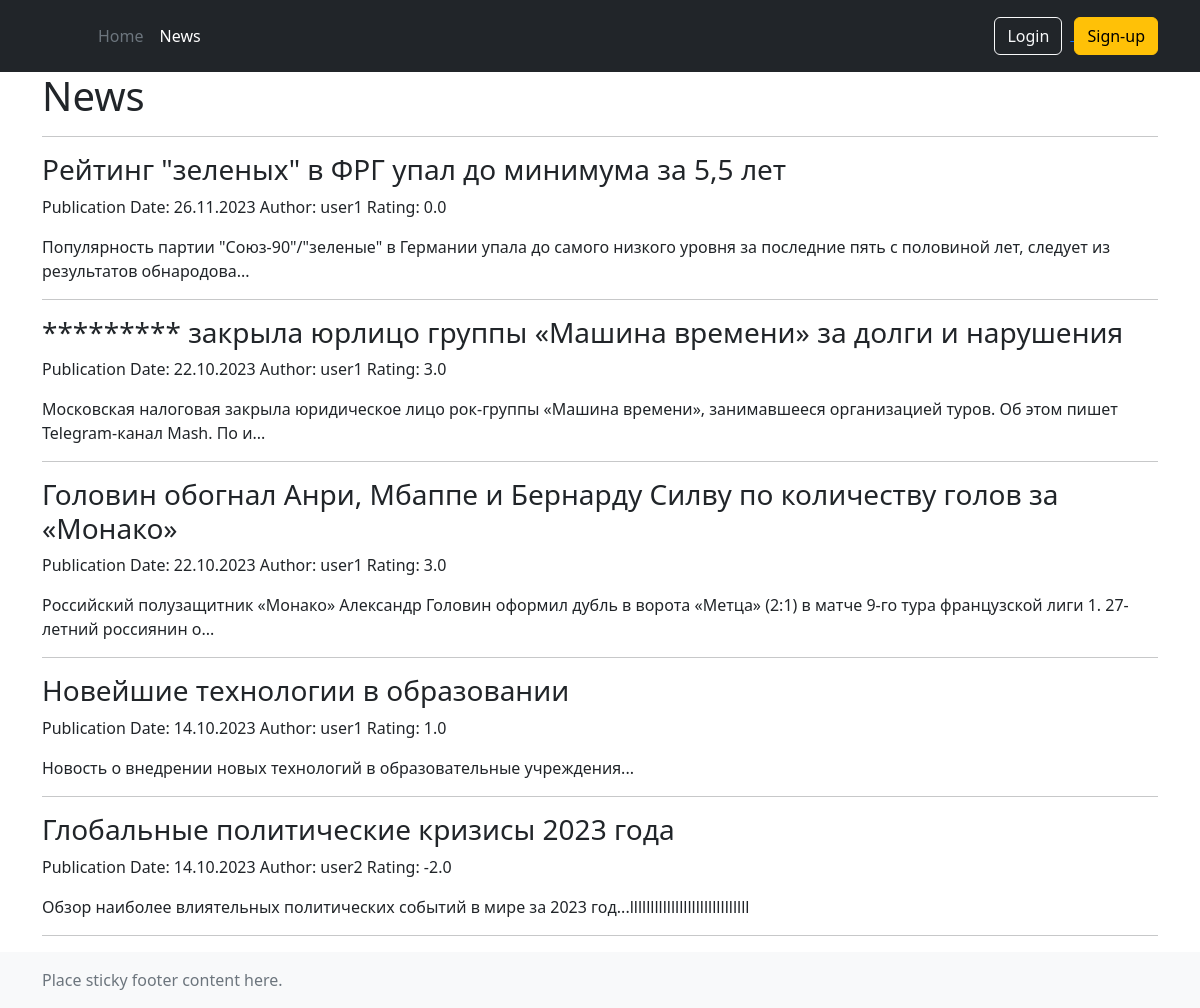
Page /news/ on the committed database.
### news/models.py (models this page shows, shortened)
class Post(models.Model):
    article = 'A'
    news = 'N'
    TYPES = [
        (article, 'Статья'),
        (news, 'Новость'),
    ]
    author = models.ForeignKey(Author, on_delete=models.CASCADE)
    news_type = models.CharField(max_length=1, choices=TYPES, default=article)
    created_at = models.DateTimeField(auto_now_add=True)
    categories = models.ManyToManyField(Category, through='PostCategory')
    title = models.CharField(max_length=255)
    content = models.TextField()
    rating = models.FloatField(default=0.0)
    views = models.IntegerField(default=0)
    likes = models.ManyToManyField(User, related_name='liked_posts')
    dislikes = models.ManyToManyField(User, related_name='disliked_posts')

class Author(models.Model):
    user = models.OneToOneField(User, on_delete=models.CASCADE)
    rating = models.FloatField(default=0.0)
    def __str__(self):
        return self.user.get_full_name() or self.user.username

### news/views.py (the view)
# urls.py: path('', NewsList.as_view(), name='news_list'),  # Matches the root URL ('/news/') and uses the NewsList view
class NewsList(ListView):
    model = Post
    template_name = 'news/news.html'
    context_object_name = 'news'
    queryset = Post.objects.order_by('-created_at')
    paginate_by = 10
    def get_queryset(self):
        return Post.objects.order_by('-created_at')

### news/templatetags/censor_filters.py (called while the page is built)
@register.filter(name='censor')
def censor(value):
    unwanted_words = ["черт", "дурак", "Налоговая"]
    for word in unwanted_words:
        value = value.replace(word, '*' * len(word))
    return value

### templates/news/news.html (shortened to what this page needs)
{% extends 'base.html' %}
{% load censor_filters %}
{% block content %}
<h1>News</h1>
<hr>
{% for article in news %}
<div class="news-item">
    <h3><a href="{% url 'news_detail' article.id %}">{{ article.title|censor }}</a></h3>
    <p>Publication Date: {{ article.created_at|date:"d.m.Y" }} Author: {{ article.author }} Rating: {{ article.rating }}</p>
    <p>{{ article.content|slice:":150" |censor }}{% if article.content|length > 150 %}...{% endif %}</p>
</div>
<hr>
{% endfor %}
{% endblock content %}

### templates/news/news.html (style rules this page uses)
.news-item h3 a { text-decoration: none; color: inherit; }

### rows in the picture
Post: title|censor "Рейтинг \"зеленых\" в ФРГ упал до минимума за 5,5 лет", created_at "26.11.2023", author "user1", rating "0.0", content|censor "Популярность партии \"Союз-90\"/\"зеленые\" в Германии упала до самого низкого уровня за последние пять с половиной лет, следует из результатов обнародова"
Post: title|censor "********* закрыла юрлицо группы «Машина времени» за долги и нарушения", created_at "22.10.2023", author "user1", rating "3.0", content|censor "Московская налоговая закрыла юридическое лицо рок-группы «Машина времени», занимавшееся организацией туров. Об этом пишет Telegram-канал Mash. По и"
Post: title|censor "Головин обогнал Анри, Мбаппе и Бернарду Силву по количеству голов за «Монако»", created_at "22.10.2023", author "user1", rating "3.0", content|censor "Российский полузащитник «Монако» Александр Головин оформил дубль в ворота «Метца» (2:1) в матче 9-го тура французской лиги 1. 27-летний россиянин о"
Post: title|censor "Новейшие технологии в образовании", created_at "14.10.2023", author "user1", rating "1.0", content|censor "Новость о внедрении новых технологий в образовательные учреждения..."
Post: title|censor "Глобальные политические кризисы 2023 года", created_at "14.10.2023", author "user2", rating "-2.0", content|censor "Обзор наиболее влиятельных политических событий в мире за 2023 год...lllllllllllllllllllllllllllll"
